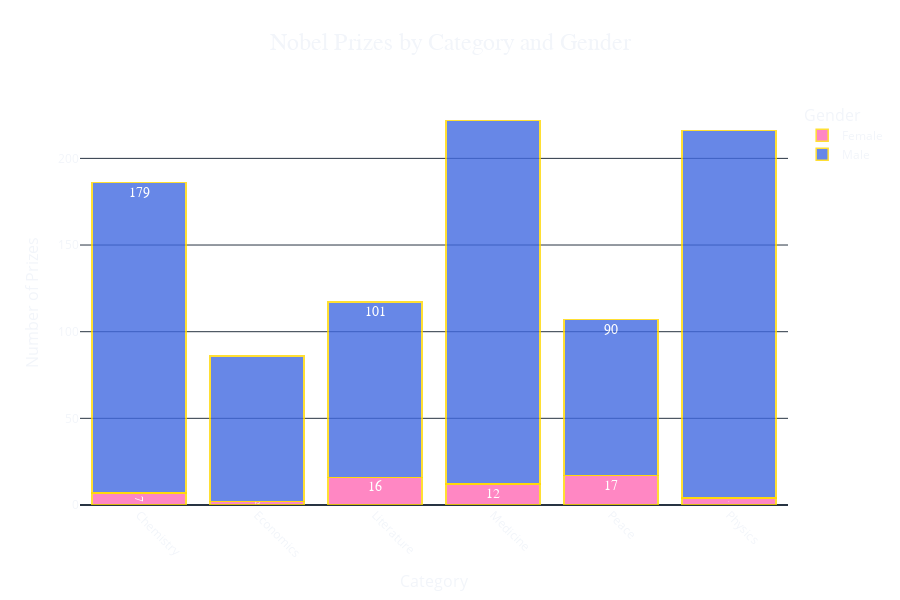

Notebook source saved alongside this figure:
### Code cell
man_women_split_df = man_women_split.reset_index()
fig = px.bar(man_women_split_df,
			 x='category',
			 y='prize',
			 color='sex',
			 title='Nobel Prizes by Category and Gender',
			 barmode='stack',
			 color_discrete_sequence=['#FF69B4','#4169E1'],  # Royal Blue and Hot pink
			 template='plotly_dark',
			 text='prize',
			 width=900,
			 height=600)

fig.update_traces(
	textposition='outside',
	texttemplate='%{value}',
	marker_line_color='#FFD700',  # Gold border
	marker_line_width=1.5,
	textfont=dict(
		family='Helvetica',
		size=14,
		color='white'
	),
	opacity=0.8,
	width=0.8  # Make bars wider by increasing width value
)

fig.update_layout(
	title_font_size=24,
	title_font_family='Helvetica',
	title_x=0.5,
	xaxis_title='Category',
	yaxis_title='Number of Prizes',
	legend_title='Gender',
	bargap=0.4,  # Reduced gap between bars
	xaxis_title_font_size=16,
	yaxis_title_font_size=16,
	legend_title_font_size=16,
	plot_bgcolor='rgba(0,0,0,0)',
	paper_bgcolor='rgba(0,0,0,0)',
	xaxis=dict(tickangle=45),  # Angling the x-axis labels
)

# Update text positions for better visibility
fig.update_traces(
	textposition=['outside' if x == 'Male' else 'inside' for x in man_women_split_df.sex],
	selector=dict(type='bar')
)

### Figure 1 — Plotly figure (JSON) as saved in the notebook; plotly's stock layout.template omitted (floating-point values rounded to 4 significant figures)
{"data": [{"alignmentgroup": "True", "hovertemplate": "sex=Female<br>category=%{x}<br>prize=%{text}<extra></extra>", "legendgroup": "Female", "marker": {"color": "#FF69B4", "pattern": {"shape": ""}, "line": {"color": "#FFD700", "width": 1.5}}, "name": "Female", "offsetgroup": "Female", "orientation": "v", "showlegend": true, "text": [7.0, 2.0, 16.0, 12.0, 17.0, 4.0], "textposition": ["inside", "outside", "inside", "outside", "inside", "outside", "inside", "outside", "inside", "outside", "inside", "outside"], "x": ["Chemistry", "Economics", "Literature", "Medicine", "Peace", "Physics"], "xaxis": "x", "y": [7, 2, 16, 12, 17, 4], "yaxis": "y", "type": "bar", "textfont": {"color": "white", "family": "Helvetica", "size": 14}, "opacity": 0.8, "texttemplate": "%{value}", "width": 0.8}, {"alignmentgroup": "True", "hovertemplate": "sex=Male<br>category=%{x}<br>prize=%{text}<extra></extra>", "legendgroup": "Male", "marker": {"color": "#4169E1", "pattern": {"shape": ""}, "line": {"color": "#FFD700", "width": 1.5}}, "name": "Male", "offsetgroup": "Male", "orientation": "v", "showlegend": true, "text": [179.0, 84.0, 101.0, 210.0, 90.0, 212.0], "textposition": ["inside", "outside", "inside", "outside", "inside", "outside", "inside", "outside", "inside", "outside", "inside", "outside"], "x": ["Chemistry", "Economics", "Literature", "Medicine", "Peace", "Physics"], "xaxis": "x", "y": [179, 84, 101, 210, 90, 212], "yaxis": "y", "type": "bar", "textfont": {"color": "white", "family": "Helvetica", "size": 14}, "opacity": 0.8, "texttemplate": "%{value}", "width": 0.8}], "layout": {"xaxis": {"anchor": "y", "domain": [0.0, 1.0], "title": {"text": "Category", "font": {"size": 16}}, "tickangle": 45}, "yaxis": {"anchor": "x", "domain": [0.0, 1.0], "title": {"text": "Number of Prizes", "font": {"size": 16}}}, "legend": {"title": {"text": "Gender", "font": {"size": 16}}, "tracegroupgap": 0}, "title": {"text": "Nobel Prizes by Category and Gender", "font": {"size": 24, "family": "Helvetica"}, "x": 0.5}, "barmode": "stack", "height": 600, "width": 900, "bargap": 0.4, "plot_bgcolor": "rgba(0,0,0,0)", "paper_bgcolor": "rgba(0,0,0,0)"}}
